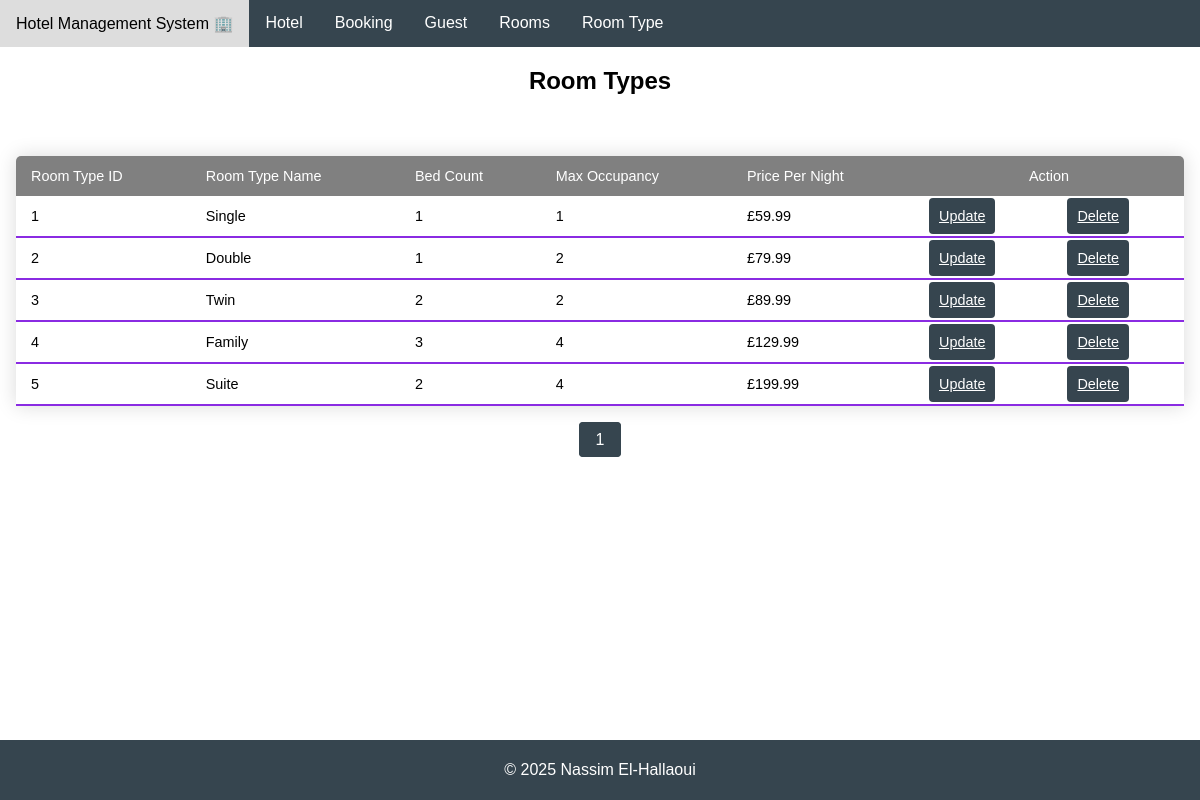
The page /viewRoomType.php on the database its author committed.
### tables this page shows
CREATE TABLE ROOMTYPE(
	roomTypeID INTEGER PRIMARY KEY AUTOINCREMENT,
	typeName TEXT NOT NULL,
	bedCount INTEGER NOT NULL,
	maxOccupancy INTEGER NOT NULL,
	pricePerNight DOUBLE(2) NOT NULL
	);

### viewRoomType.php (the view, shortened to what this page needs)
<!DOCTYPE html>
<html lang="en">
<head>
    <link rel="stylesheet" href="style.css" />
</head>
<body>
    <?php include 'navbar.php'; ?>
    <div>
        <h2 class="centered-header">Room Types</h2>
    </div>
    <div class = "main">
      <?php
      $db = new SQLite3('S&M Hotel Database.db');
      $records_per_page = 5;
      $current_page = isset($_GET['page']) ? intval($_GET['page']) :1;
      $offset = ($current_page - 1) * $records_per_page;
      $total_query = "SELECT COUNT(*) as total FROM ROOMTYPE";
      $total_result = $db->query($total_query);
      $total_row = $total_result->fetchArray(SQLITE3_ASSOC);
      $total_records = $total_row['total'];
      $total_pages = ceil($total_records / $records_per_page);
      $select_query = "SELECT roomTypeID, typeName, bedCount, maxOccupancy, '£' || '' || pricePerNight AS pricePerNight FROM ROOMTYPE LIMIT $records_per_page OFFSET $offset";
      $result = $db->query($select_query);
      echo "<table>";
      echo "
      <thead>
        <tr>
          <td>Room Type ID</td>
          <td>Room Type Name</td>
          <td>Bed Count</td>
          <td>Max Occupancy</td>
          <td>Price Per Night</td>
          <td style ='text-align: center' colspan='2'>Action</td>
        </tr>
      </thead>";
      while ($row = $result->fetchArray(SQLITE3_ASSOC)) {
        $roomTypeID = $row['roomTypeID'];
        $roomTypeName = $row['typeName'];
        $bedCount = $row['bedCount'];
        $maxOccupancy = $row['maxOccupancy'];
        $pricePerNight = $row['pricePerNight'];
        echo"
        <tbody>
          <tr>
            <td>$roomTypeID</td>
            <td>$roomTypeName</td>
            <td>$bedCount</td>
            <td>$maxOccupancy</td>
            <td>$pricePerNight</td>
            <td><a class = 'update-delete' href='updateRoomType.php?roomTypeID=$roomTypeID'>Update</a></td>
            <td><a class = 'update-delete' href='deleteRoomType.php?roomTypeID=$roomTypeID'>Delete</a></td>
          </tr>
        </tbody>";
      }
      echo "</table>";
      echo "<ul class='pagination'>";
      for ($i = 1; $i <= $total_pages; $i++) {
          if ($i == $current_page) {
              echo "<li class='active'><a href='#'>$i</a></li>";
          } else {
              echo "<li><a href='viewRoomType.php?page=$i'>$i</a></li>";
          }
      }
      echo "</ul>";
      ?>
    </div>
    <?php include 'footer.php'; ?>
</body>
</html>

### style.css (style rules this page uses)
body { font-family: Arial, sans-serif; display: flex; flex-direction: column; min-height: 100vh; margin: 0; }
.main { flex: 1; padding: 1rem; }
.update-delete { width: 100%; padding: 10px; background-color: rgb(54,69,79); color: white; border: none; border-radius: 4px; cursor: pointer; }
.centered-header { text-align: center; }
table { width: 100%; border-collapse: collapse; margin: 25px 0; font-size: 0.9em; min-width: 400px; border-radius: 5px 5px 0 0; overflow: hidden; box-shadow: 0 0 20px rgba(0, 0, 0, 0.15); }
thead tr { background-color: grey; color: #ffffff; text-align: left; }
th, td { padding: 12px 15px; }
tbody tr { border-bottom: 1px solid #dddddd; }
tbody tr:last-of-type { border-bottom: 2px solid blueviolet; }
.pagination { display: flex; justify-content: center; list-style-type: none; padding: 0; }
.pagination li { margin: 0 5px; }
.pagination a { text-decoration: none; color: rgb(54,69,79); padding: 8px 16px; border: 1px solid #ddd; border-radius: 4px; }
.pagination .active a { background-color: rgb(54,69,79); color: white; border: 1px solid rgb(54,69,79); }

### rows shown on the page
roomtype: roomTypeID "1", typeName "Single", bedCount "1", maxOccupancy "1", pricePerNight "£59.99"
roomtype: roomTypeID "2", typeName "Double", bedCount "1", maxOccupancy "2", pricePerNight "£79.99"
roomtype: roomTypeID "3", typeName "Twin", bedCount "2", maxOccupancy "2", pricePerNight "£89.99"
roomtype: roomTypeID "4", typeName "Family", bedCount "3", maxOccupancy "4", pricePerNight "£129.99"
roomtype: roomTypeID "5", typeName "Suite", bedCount "2", maxOccupancy "4", pricePerNight "£199.99"
